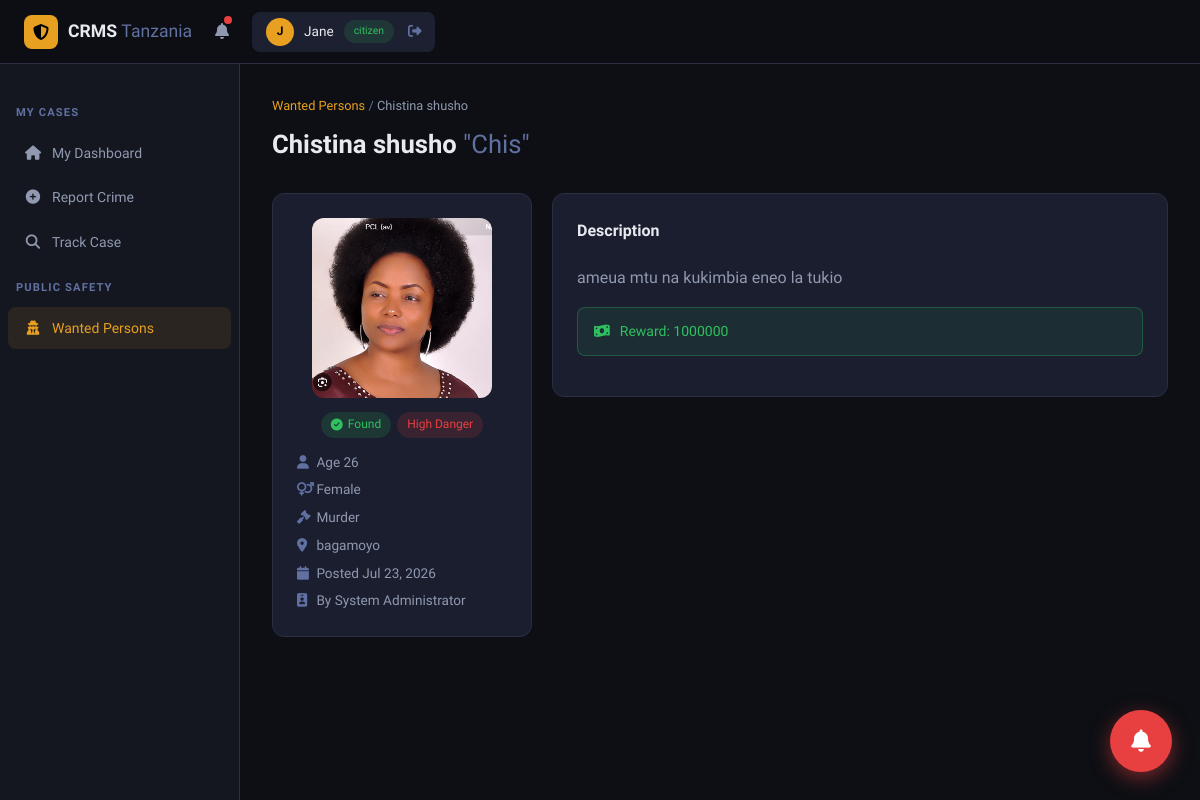
The page /wanted/1 (signed in) on the database its author committed.
### app.py (models this page shows, shortened)
class User(UserMixin, db.Model):
    id = db.Column(db.Integer, primary_key=True)
    full_name = db.Column(db.String(120), nullable=False)
    email = db.Column(db.String(120), unique=True, nullable=False)
    phone = db.Column(db.String(20))
    password_hash = db.Column(db.String(256), nullable=False)
    role = db.Column(db.String(20), default='citizen')
    is_active = db.Column(db.Boolean, default=True)
    email_verified = db.Column(db.Boolean, default=False)
    created_at = db.Column(db.DateTime, default=datetime.utcnow)
    reports = db.relationship('CrimeReport', backref='reporter', lazy=True, foreign_keys='CrimeReport.user_id')

class WantedPerson(db.Model):
    id = db.Column(db.Integer, primary_key=True)
    full_name = db.Column(db.String(120), nullable=False)
    alias = db.Column(db.String(120))
    age = db.Column(db.Integer)
    gender = db.Column(db.String(20))
    crime_type = db.Column(db.String(80), nullable=False)
    description = db.Column(db.Text, nullable=False)
    last_seen_location = db.Column(db.String(200))
    danger_level = db.Column(db.String(20), default='Medium')  # Low | Medium | High | Extreme
    photo = db.Column(db.String(200))
    reward_info = db.Column(db.String(300))
    status = db.Column(db.String(20), default='Wanted')  # Wanted | Found | Arrested | Cleared
    posted_by_id = db.Column(db.Integer, db.ForeignKey('user.id'), nullable=False)
    posted_by = db.relationship('User', foreign_keys=[posted_by_id])
    resolved_by_id = db.Column(db.Integer, db.ForeignKey('user.id'), nullable=True)
    resolved_by = db.relationship('User', foreign_keys=[resolved_by_id])
    resolution_notes = db.Column(db.Text)
    created_at = db.Column(db.DateTime, default=datetime.utcnow)
    updated_at = db.Column(db.DateTime, default=datetime.utcnow, onupdate=datetime.utcnow)
    resolved_at = db.Column(db.DateTime, nullable=True)
    notifications = db.relationship('Notification', backref='wanted', lazy=True)

### app.py (the view)
@app.route('/wanted/<int:wid>')
@login_required
def wanted_detail(wid):
    wp = WantedPerson.query.get_or_404(wid)
    return render_template('wanted_detail.html', person=wp)

### app.py (called while the page is built)
@login_manager.user_loader
def load_user(uid): return User.query.get(int(uid))

### templates/wanted_detail.html (shortened to what this page needs)
{% extends "base.html" %}
{% block content %}
<div class="page-header fade-in">
  <div class="breadcrumb"><a href="{{ url_for('wanted_list') }}">Wanted Persons</a> / <span>{{ person.full_name }}</span></div>
  <h1>{{ person.full_name }}{% if person.alias %} <span style="color:var(--text3);font-weight:400">"{{ person.alias }}"</span>{% endif %}</h1>
</div>
<div style="display:grid;grid-template-columns:260px 1fr;gap:20px" class="fade-in">
  <div class="card" style="display:flex;flex-direction:column;gap:14px;align-items:center;text-align:center">
    <div style="width:180px;height:180px;border-radius:12px;overflow:hidden;background:var(--bg3);display:grid;place-items:center">
      {% if person.photo %}
      <img src="{{ url_for('uploaded_file', filename=person.photo) }}" style="width:100%;height:100%;object-fit:cover">
      {% else %}
      <i class="fas fa-user-secret" style="font-size:3.5rem;color:var(--text3)"></i>
      {% endif %}
    </div>
    <div style="display:flex;gap:6px;flex-wrap:wrap;justify-content:center">
      {% if person.status == 'Wanted' %}<span class="pill pill-high"><i class="fas fa-triangle-exclamation"></i> Wanted</span>
      {% elif person.status == 'Found' %}<span class="pill pill-resolved"><i class="fas fa-circle-check"></i> Found</span>
      {% elif person.status == 'Arrested' %}<span class="pill pill-investigating"><i class="fas fa-user-lock"></i> Arrested</span>
      {% else %}<span class="pill pill-closed">Cleared</span>{% endif %}
      {% if person.danger_level == 'Extreme' %}<span class="pill" style="background:rgba(232,64,64,.2);color:var(--red);font-weight:700">EXTREME DANGER</span>
      {% elif person.danger_level == 'High' %}<span class="pill pill-high">High Danger</span>
      {% elif person.danger_level == 'Medium' %}<span class="pill pill-medium">Medium Danger</span>
      {% else %}<span class="pill pill-low">Low Danger</span>{% endif %}
    </div>
    <div style="width:100%;text-align:left;font-size:.85rem;color:var(--text2);display:flex;flex-direction:column;gap:6px">
      {% if person.age %}<div><i class="fas fa-user" style="width:16px;color:var(--text3)"></i> Age {{ person.age }}</div>{% endif %}
      {% if person.gender %}<div><i class="fas fa-venus-mars" style="width:16px;color:var(--text3)"></i> {{ person.gender }}</div>{% endif %}
      <div><i class="fas fa-gavel" style="width:16px;color:var(--text3)"></i> {{ person.crime_type }}</div>
      {% if person.last_seen_location %}<div><i class="fas fa-location-dot" style="width:16px;color:var(--text3)"></i> {{ person.last_seen_location }}</div>{% endif %}
      <div><i class="fas fa-calendar" style="width:16px;color:var(--text3)"></i> Posted {{ person.created_at.strftime('%b %d, %Y') }}</div>
      <div><i class="fas fa-id-badge" style="width:16px;color:var(--text3)"></i> By {{ person.posted_by.full_name }}</div>
    </div>
  </div>
  <div style="display:flex;flex-direction:column;gap:20px">
    <div class="card">
      <div class="card-header"><span class="card-title">Description</span></div>
      <p style="color:var(--text2);line-height:1.7;white-space:pre-line">{{ person.description }}</p>
      {% if person.reward_info %}
      <div class="alert alert-success" style="margin-top:16px"><i class="fas fa-money-bill-wave"></i> Reward: {{ person.reward_info }}</div>
      {% endif %}
    </div>
  </div>
</div>
{% endblock %}

### templates/base.html (shortened to what this page needs)
<!DOCTYPE html>
<html lang="en">
<head>
<link rel="stylesheet" href="https://cdnjs.cloudflare.com/ajax/libs/font-awesome/6.5.0/css/all.min.css">
</head>
<body>
<nav class="navbar">
  <div class="nav-brand">
    <div class="shield"><i class="fas fa-shield-halved"></i></div>
    <span>CRMS <span style="color:var(--text3);font-weight:400">Tanzania</span></span>
  </div>
  {% if current_user.is_authenticated %}
  <div class="nav-notif" id="notifBtn">
    <i class="fas fa-bell"></i>
    <div class="notif-dot" id="notifDot" style="display:none"></div>
  </div>
  <div class="nav-user">
    <div class="avatar">{{ current_user.full_name[0] }}</div>
    <span>{{ current_user.full_name.split()[0] }}</span>
    <span class="pill pill-{{ current_user.role }}" style="font-size:.65rem">{{ current_user.role }}</span>
    <a href="{{ url_for('logout') }}" style="color:var(--text3);margin-left:4px"><i class="fas fa-right-from-bracket"></i></a>
  </div>
  {% else %}
  <div class="nav-links" style="margin-left:auto">
    <a href="{{ url_for('login') }}">Login</a>
    <a href="{{ url_for('register') }}" style="background:var(--accent);color:#000;padding:7px 16px;border-radius:8px">Register</a>
  </div>
  {% endif %}
</nav>
{% if current_user.is_authenticated %}
<div class="layout">
  <aside class="sidebar">
    {% if current_user.role in ['admin','officer'] %}
    <div class="sidebar-section">Overview</div>
    <a href="{{ url_for('dashboard') }}" class="{{ 'active' if request.endpoint=='dashboard' }}"><i class="fas fa-chart-pie"></i> Dashboard</a>
    <a href="{{ url_for('officer_emergencies') }}" class="{{ 'active' if request.endpoint=='officer_emergencies' }}" style="position:relative">
      <i class="fas fa-triangle-exclamation"></i> Live Emergencies
      <span id="emergencyNavBadge" style="display:none;margin-left:auto;background:var(--red);color:#fff;border-radius:100px;padding:1px 7px;font-size:.68rem;font-weight:700;font-family:var(--mono)"></span>
    </a>
    <div class="sidebar-section">Cases</div>
    <a href="{{ url_for('admin_reports') }}" class="{{ 'active' if request.endpoint=='admin_reports' }}"><i class="fas fa-folder-open"></i> All Reports</a>
    <div class="sidebar-section">Public Safety</div>
    <a href="{{ url_for('wanted_list') }}" class="{{ 'active' if request.endpoint in ['wanted_list','wanted_detail'] }}"><i class="fas fa-user-secret"></i> Wanted Persons</a>
    <a href="{{ url_for('wanted_new') }}" class="{{ 'active' if request.endpoint=='wanted_new' }}"><i class="fas fa-plus-circle"></i> New Announcement</a>
    {% if current_user.role == 'admin' %}
    <div class="sidebar-section">Administration</div>
    <a href="{{ url_for('admin_users') }}" class="{{ 'active' if request.endpoint=='admin_users' }}"><i class="fas fa-users"></i> Manage Users</a>
    <a href="{{ url_for('admin_email_settings') }}" class="{{ 'active' if request.endpoint=='admin_email_settings' }}"><i class="fas fa-envelope-open-text"></i> Email Settings</a>
    {% endif %}
    {% else %}
    <div class="sidebar-section">My Cases</div>
    <a href="{{ url_for('dashboard') }}" class="{{ 'active' if request.endpoint=='dashboard' }}"><i class="fas fa-house"></i> My Dashboard</a>
    <a href="{{ url_for('report_crime') }}" class="{{ 'active' if request.endpoint=='report_crime' }}"><i class="fas fa-plus-circle"></i> Report Crime</a>
    <a href="{{ url_for('track') }}" class="{{ 'active' if request.endpoint in ['track','track_case'] }}"><i class="fas fa-magnifying-glass"></i> Track Case</a>
    <div class="sidebar-section">Public Safety</div>
    <a href="{{ url_for('wanted_list') }}" class="{{ 'active' if request.endpoint in ['wanted_list','wanted_detail'] }}"><i class="fas fa-user-secret"></i> Wanted Persons</a>
    {% endif %}
  </aside>
  <main class="main">
    {% block content %}{% endblock %}
  </main>
</div>
{% if current_user.role == 'citizen' %}
<a href="{{ url_for('emergency') }}" id="sosFab" title="Emergency SOS" style="position:fixed;bottom:28px;right:28px;width:62px;height:62px;border-radius:50%;background:var(--red);color:#fff;display:grid;place-items:center;font-size:1.4rem;box-shadow:0 6px 20px rgba(232,64,64,.5);z-index:150;animation:sosPulse 2s infinite">
  <i class="fas fa-bell"></i>
</a>
{% endif %}
{% else %}
{% block public_content %}{% endblock %}
{% endif %}
</body>
</html>

### templates/base.html (style rules this page uses)
:root { --bg: #0d0f14; --bg2: #141720; --bg3: #1c2030; --card: #1a1e2e; --border: #2a2f45; --accent: #e8a020; --accent2: #f0c060; --red: #e84040; --green: #30c060; --blue: #3080e8; --purple: #8860e8; --text: #e8eaf0; --text2: #9099b0; --text3: #6070a0; --font: 'Sora', sans-serif; --mono: 'JetBrains Mono', monospace; --radius: 12px; --shadow: 0 8px 32px rgba(0,0,0,0.4); }
*,*::before,*::after { box-sizing:border-box;margin:0;padding:0 }
html { scroll-behavior:smooth }
body { font-family:var(--font);background:var(--bg);color:var(--text);min-height:100vh;line-height:1.6 }
a { color:var(--accent);text-decoration:none }
.navbar { position:fixed;top:0;left:0;right:0;z-index:100;background:rgba(13,15,20,0.95);backdrop-filter:blur(16px);border-bottom:1px solid var(--border);height:64px;display:flex;align-items:center;padding:0 24px;gap:16px }
.nav-brand { display:flex;align-items:center;gap:10px;font-weight:700;font-size:1.1rem;color:var(--text) }
.nav-brand .shield { width:34px;height:34px;background:var(--accent);border-radius:8px;display:grid;place-items:center;color:#000;font-size:1rem }
.nav-user { display:flex;align-items:center;gap:10px;padding:6px 14px;background:var(--bg3);border-radius:8px;font-size:.85rem }
.nav-user .avatar { width:28px;height:28px;border-radius:50%;background:var(--accent);display:grid;place-items:center;color:#000;font-size:.75rem;font-weight:700 }
.nav-notif { position:relative;padding:7px;cursor:pointer;color:var(--text2);transition:.2s }
.notif-dot { position:absolute;top:4px;right:4px;width:8px;height:8px;background:var(--red);border-radius:50% }
.layout { display:flex;padding-top:64px;min-height:100vh }
.sidebar { width:240px;background:var(--bg2);border-right:1px solid var(--border);padding:24px 0;position:fixed;top:64px;bottom:0;overflow-y:auto;transition:.3s }
.sidebar-section { padding:0 16px 8px;font-size:.7rem;font-weight:600;color:var(--text3);text-transform:uppercase;letter-spacing:.1em;margin-top:16px }
.sidebar a { display:flex;align-items:center;gap:10px;padding:10px 16px;margin:2px 8px;border-radius:8px;font-size:.875rem;color:var(--text2);transition:.2s }
.sidebar a:hover,.sidebar a.active { background:var(--bg3);color:var(--text) }
.sidebar a.active { color:var(--accent);background:rgba(232,160,32,.1) }
.sidebar a i { width:18px;text-align:center;font-size:.9rem }
.main { margin-left:240px;flex:1;padding:32px }
.card { background:var(--card);border:1px solid var(--border);border-radius:var(--radius);padding:24px }
.card-header { display:flex;align-items:center;justify-content:space-between;margin-bottom:20px }
.card-title { font-size:1rem;font-weight:600 }
.pill { display:inline-flex;align-items:center;gap:5px;padding:3px 10px;border-radius:100px;font-size:.75rem;font-weight:500 }
.pill-resolved { background:rgba(48,192,96,.15);color:var(--green) }
.pill-high { background:rgba(232,64,64,.15);color:var(--red) }
.pill-citizen { background:rgba(48,192,96,.15);color:var(--green) }
.alert { padding:12px 16px;border-radius:8px;font-size:.875rem;margin-bottom:16px;display:flex;align-items:center;gap:10px }
.alert-success { background:rgba(48,192,96,.1);border:1px solid rgba(48,192,96,.3);color:var(--green) }
.page-header { margin-bottom:28px }
.page-header h1 { font-size:1.6rem;font-weight:700 }
.breadcrumb { font-size:.8rem;color:var(--text3);margin-bottom:8px }
.breadcrumb span { color:var(--text2) }
.fade-in { animation:fadeIn .3s ease both }

### rows shown on the page
User: full_name "J", full_name "Jane", role "citizen"
WantedPerson: full_name "Chistina shusho", alias "Chis", photo (picture), age "26", gender "Female", crime_type "Murder", last_seen_location "bagamoyo", created_at "Jul 23, 2026", description "ameua mtu na kukimbia eneo la tukio", reward_info "1000000"
User: posted_by.full_name "System Administrator"
